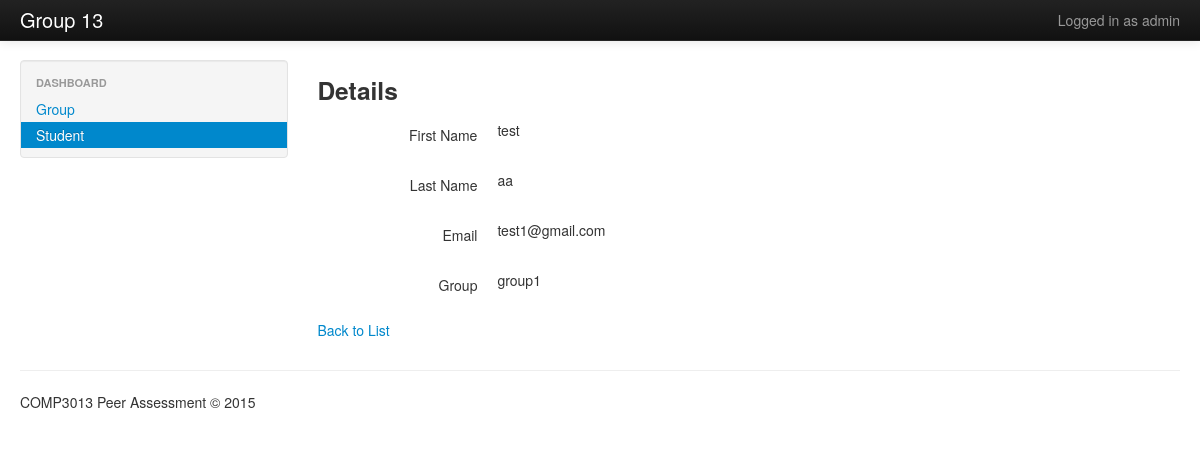
Before: /student_details.php?id=2 (signed in) with the older database file.
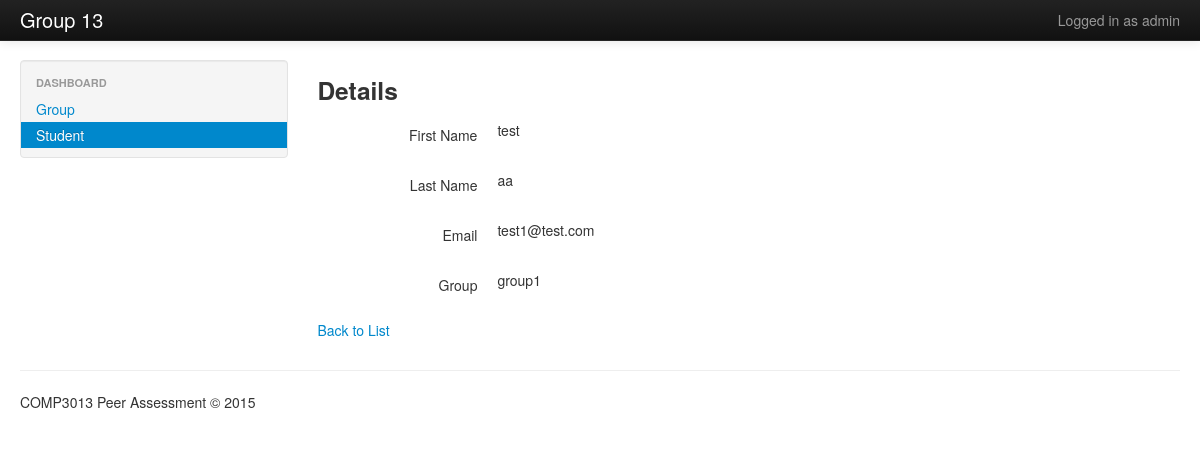
After: the same page with the newer database file.
### tables this page shows
CREATE TABLE `user`(
    id INT UNSIGNED NOT NULL AUTO_INCREMENT,
    firstname VARCHAR(32) NOT NULL,
    lastname VARCHAR(32) NOT NULL,
    email VARCHAR(32) NOT NULL UNIQUE,
    `password` VARCHAR(32) NOT NULL,
    groupid INT UNSIGNED,
    role TINYINT NOT NULL DEFAULT 0 COMMENT '0:user 1:admin',
    PRIMARY KEY(id)
);

### config.php (called while the page is built)
<?php
return array(
    'DB_HOST' => 'eu-cdbr-azure-west-a.cloudapp.net',
    'DB_PORT' => 3306,
    'DB_NAME' => 'group13',
    'DB_USER' => 'ba96a33141ae7b',
    'DB_PWD' => 'ceda1612',
    'DB_CHARSET' => 'utf-8'
);

### db.php (called while the page is built, shortened)
<?php
    class DbHelper {
        protected $conn;
        function __construct() {
            $config = include('config.php');
            $this->conn = mysqli_connect($config['DB_HOST'], $config['DB_USER'], $config['DB_PWD'], $config['DB_NAME'], $config['DB_PORT']);
            mysqli_query($this->conn, 'SET NAMES ' . $config['DB_CHARSET']);
        }
        function executeQuery($cmdText) {
            $tb = mysqli_query($this->conn, $cmdText);
            $result = array();
            while ($row = mysqli_fetch_array($tb)) {
                $result[] = $row;
            }
            return $result;
        }
    }

### student_details.php (the view, shortened to what this page needs)
<?php
    include 'db.php';
    $db = new DbHelper();
    $id = intval($_GET['id']);
    $student = $db->executeQuery("select * from `user` where id={$id}");
    $student = $student[0];
    $groups = $db->executeQuery("select * from `group`");
?>
<?php include 'header.php'; ?>
<?php include 'nav.php'; ?>
<div class="container-fluid">
    <div class="row-fluid">
        <div class="span3">
            <div class="well sidebar-nav">
                <ul class="nav nav-list">
                    <li class="nav-header">DASHBOARD</li>
                    <li><a href="group.php">Group</a></li>
                    <li class="active"><a href="student.php">Student</a></li>
                </ul>
            </div>
        </div>
        <div class="span9">
            <h3>Details</h3>
            <form class="form-horizontal">
                <div class="control-group">
                    <label class="control-label">First Name</label>
                    <div class="controls">
                        <?php echo $student['firstname']; ?>
                    </div>
                </div>
                <div class="control-group">
                    <label class="control-label">Last Name</label>
                    <div class="controls">
                        <?php echo $student['lastname']; ?>
                    </div>
                </div>
                <div class="control-group">
                    <label class="control-label">Email</label>
                    <div class="controls">
                        <?php echo $student['email']; ?>
                    </div>
                </div>
                <div class="control-group">
                    <label class="control-label">Group</label>
                    <div class="controls">
                        <?php foreach ($groups as $group) { ?>
                        <?php if ($student['groupid'] == $group['id']) { echo $group['name']; } ?>
                        <?php } ?>
                    </div>
                </div>
            </form>
            <p>
                <a href="student.php">Back to List</a>
            </p>
        </div>
    </div>
</div>
<?php include 'footer.php'; ?>

Changed rows visible on the page:
changed user "test": email "test1@gmail.com" → "test1@test.com"
